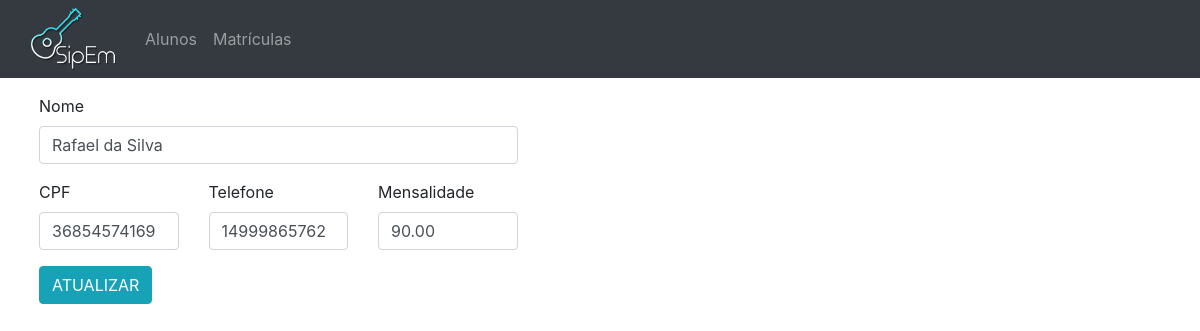
The app's page /htdocs/SipEm/atualiza.php?id=59 with its own data.
### tables this page shows
CREATE TABLE `alunos` (
  `id` int(11) NOT NULL,
  `cpf` varchar(12) NOT NULL,
  `nome` varchar(100) NOT NULL,
  `telefone` varchar(20) NOT NULL,
  `mensalidade` decimal(10,2) DEFAULT NULL
);

### htdocs/SipEm/buscaPorId.php (called while the page is built, shortened)
<?php
include_once("config/config.php");
if (isset($_GET['id'])) {
    $id = $_GET['id'];
}
$busca = $pdo->prepare("SELECT id, nome, cpf, telefone, mensalidade FROM alunos WHERE id=:id");
$busca->bindValue(":id", $id);
try
{
    $busca->execute();
    while ($linha = $busca->fetch(PDO::FETCH_ASSOC)) {
        $nome = $linha['nome'];
        $cpf = $linha['cpf'];
        $mensalidade = $linha['mensalidade'];
        $telefone = $linha['telefone'];
    }
}
catch (Exception $e)
{
    echo 'Error: ' . $e->getMessage();
}

### htdocs/SipEm/atualiza.php (the view, shortened to what this page needs)
<?php
include_once("buscaPorId.php");
?>
<html>
    <head>
        <link rel="stylesheet" type="text/css" href="./css/main.css">
        <link rel="stylesheet" href="https://stackpath.bootstrapcdn.com/bootstrap/4.3.1/css/bootstrap.min.css">
    </head>
    <body>
        <nav class="navbar navbar-expand-sm navbar-dark bg-dark">
            <div class=container-fluid>
                <img src="img/novologo.png" class= "logo" class="navbar-brand" >
                <div class="collapse navbar-collapse" id="navbarMenu">
                    <ul class="navbar-nav">
                        <li class="nav-item">
                            <a href="http://localhost/SipEm/index.php" class="nav-link">Alunos</a>
                        </li>
                        <li class="nav-item">
                            <a href="#" class="nav-link">Matrículas</a>
                        </li>
                    </ul>
                </div>
            </div>
        </nav>
        <div class =container-fluid>
            <form class="px-4 py-3" action="envia.php" method="post">
                <div class="form-group">
                    <label for="nome">Nome</label>
                    <input name= "nome" id="nome" type="text" class="form-control" value="<?php echo $nome?>">
                </div>
                <div class="row">
                    <div class="col">
                        <div class="form-group">
                            <label for="cpf">CPF</label>
                            <input name="cpf" id="cpf" type="text" class="form-control" value="<?php echo $cpf?>">
                        </div>
                    </div>
                    <div class="col">
                        <div class="form-group">
                            <label for="telefone">Telefone</label>
                            <input name="telefone" id="telefone" type="text" class="form-control" value="<?php echo $telefone?>">
                        </div>
                    </div>
                    <div class="col">
                        <div class="form-group">
                            <label for="mensalidade">Mensalidade</label>
                            <input name= "mensalidade" id="mensalidade" type="text" class="form-control"  value="<?php echo $mensalidade?>">
                        </div>
                    </div>
                </div>
                <button type="submit" class="btn btn-info">ATUALIZAR</button>
            </form>
        </div>
    </body>
</html>

### htdocs/SipEm/css/main.css (style rules this page uses)
.logo { width: 85px; }
ul { margin-left: 2%; }
form { width: 45%; }

### records on screen
alunos: nome "Rafael da Silva", cpf "36854574169", telefone "14999865762", mensalidade "90.00"
